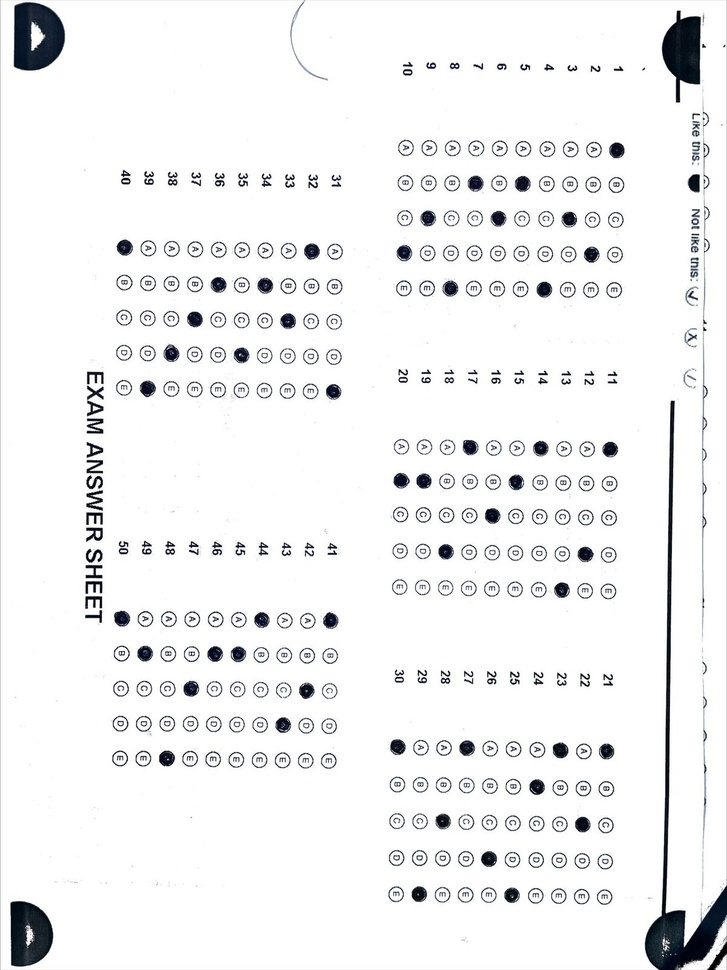
%> input picture example/FR_1.jpeg, 727 x 970 px, shrunk from 1200 x 1600 before the run
$ octave --eval "result = omr_mask_labels('example/FR_1.jpeg');"   (GNU Octave 9; MATLAB toolbox functions it lacks are replaced by stand-ins)
%> lines starting %> are read from the running program, lines starting %| are printed output that depends on the picture; in (x1, y1, x2, y2) boxes, pixels count from 0 and x2, y2 are one past the last pixel; in counts of white or black regions, pixels touching at a corner belong together; the program's own positions count from 1
### omr_adjust_image.m
function I = omr_adjust_image(I, map)

if isempty(map) == 0            % If Indexed data:
    I = ind2gray(I,map);        % convert to Intensity image
else
    if ndims(I) == 3            % If RGB data:
        I = I(:,:,1:3);         % ignore any alpha channel
        I = rgb2gray(I);        % convert to Intensity image
    end
    I = im2double(I);           % convert to double and scale
end

end

### omr_mask_labels.m
function BLOBS = omr_mask_labels(MSK, dispOK)
%> called with MSK = 'example/FR_1.jpeg'

if nargin < 2
    dispOK = true;
end

% Se MSK for uma string, carrega a imagem
if ischar(MSK)
    [MSK map] = imread(MSK);
%> MSK is the input picture: size 970x727x3 uint8; mean R, G, B 240.8, 241.2, 241.8
%> map = []
    MSK = omr_adjust_image(MSK, map);
end

%Localiza os blobs
[BLOBS, N] = bwlabel(~MSK);   % N = numero de blobs achados
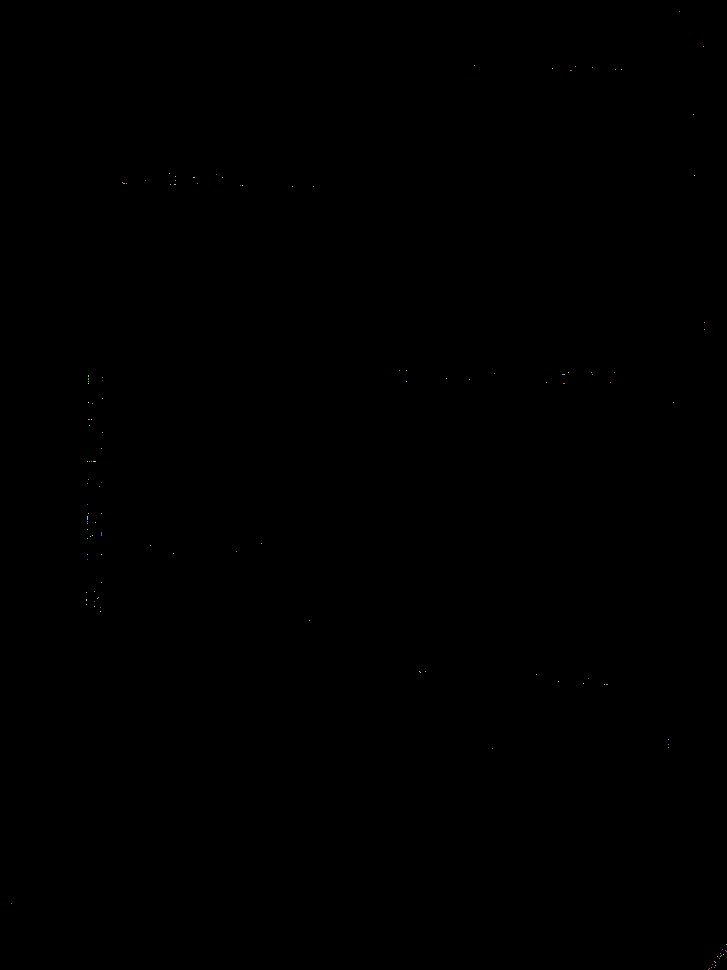
%> BLOBS: size 970x727 double; 124 distinct labels, from 0 to 123; one colour per label, 0 black
%> N = 123
if dispOK
    figure
    imshow(BLOBS);
    for k = 1:N
        % Calcula o centro de gravidade do blob
        [i j] = find(BLOBS == k);
        cog   = mean([i j])';
        t     = text(cog(2), cog(1), num2str(k));
        set(t, 'Color', 'r', 'FontWeight', 'bold');
    end
%> this loop made 9 passes
%> (i, j, cog) on passes 1 to 9: (904, 12, 458), (593, 87, 340), ([600; 601], [87; 87], [600.5; 87]), (605, 87, 346), (462, 88, 275), (484, 88, 286), (505, 88, 296.5), ([517; 518; 519; 520], [88; 88; 88; 88], [518.5; 88]), (522, 88, 305)
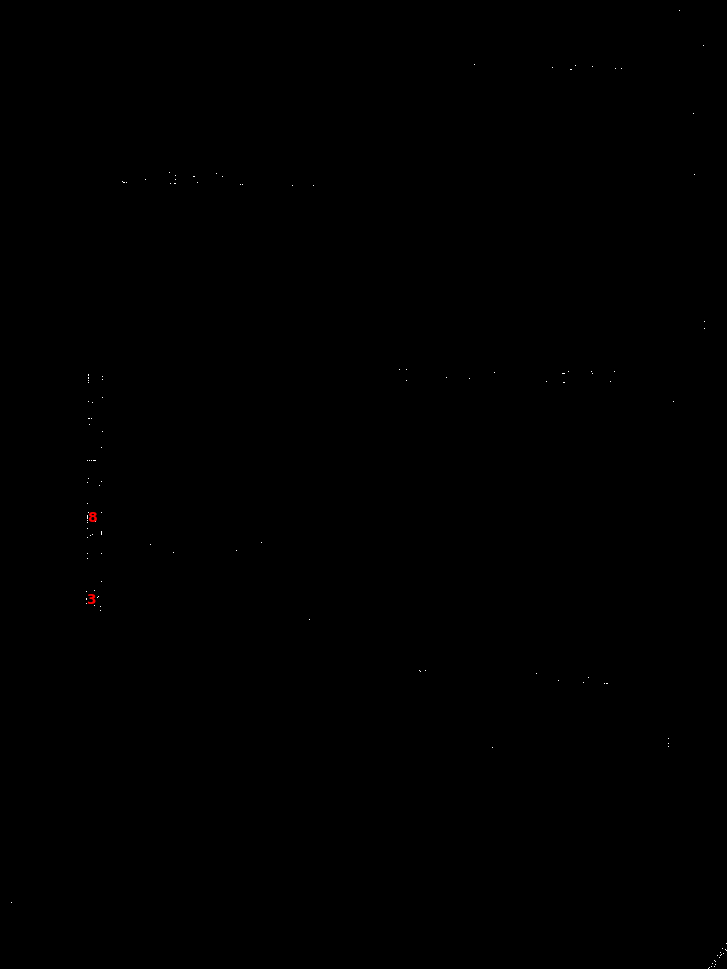
%> figure redrawn from the program's plot data
end

end
%> (the run ends here)

$ run again, on example/reference.tif
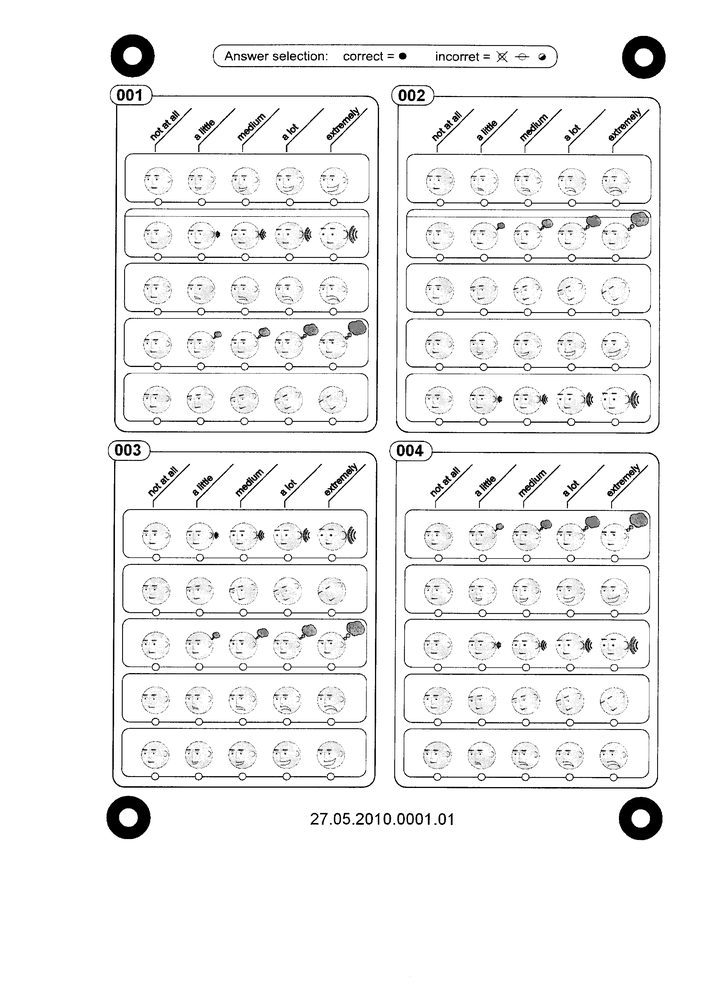
%> input picture example/reference.tif, 708 x 997 px, shrunk from 2464 x 3472 before the run
%> in omr_mask_labels, MSK is the input picture: size 997x708 uint8; min 0, max 255, mean 241.3
%> map = []
%> BLOBS: size 997x708 double; 717 distinct labels, from 0 to 716
%> N = 716
%> in omr_mask_labels, `imshow(BLOBS);`:
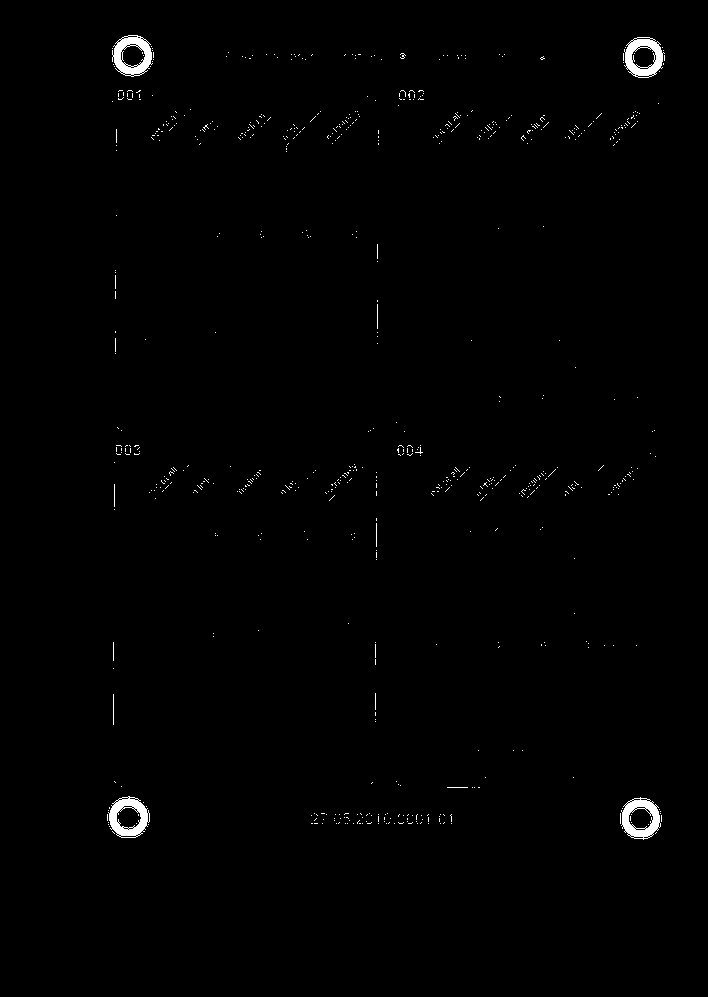
%> displayed picture: size 997x708, on the screen's scale of 0 to 255; 0.73% white; 716 white regions (707 under 20 px), largest, box (x1, y1, x2, y2) and area: (108, 796, 150, 838) 876, (112, 35, 153, 77) 871, (621, 797, 661, 840) 858
%> the loop in omr_mask_labels, `for k = 1:N` made 12 passes
%> (i, j, cog) on passes 1, 2, 4, 5, 6: ([815; 816; 817; 818; 819; 820; 821], [108; 108; 108; 108; 108; 108; 108], [818; 108]), (811, 109, 460), (823, 109, 466), (825, 109, 467), ([808; 809], [110; 110], [808.5; 110])
%> after the loop in omr_mask_labels, `for k = 1:N`:
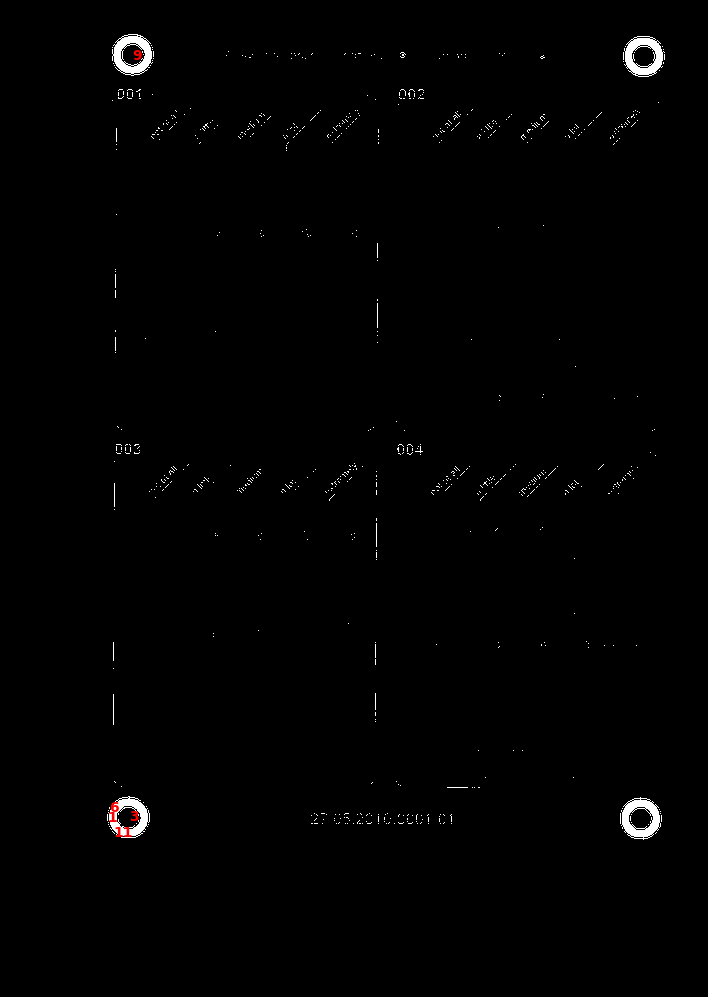
%> figure redrawn from the program's plot data
